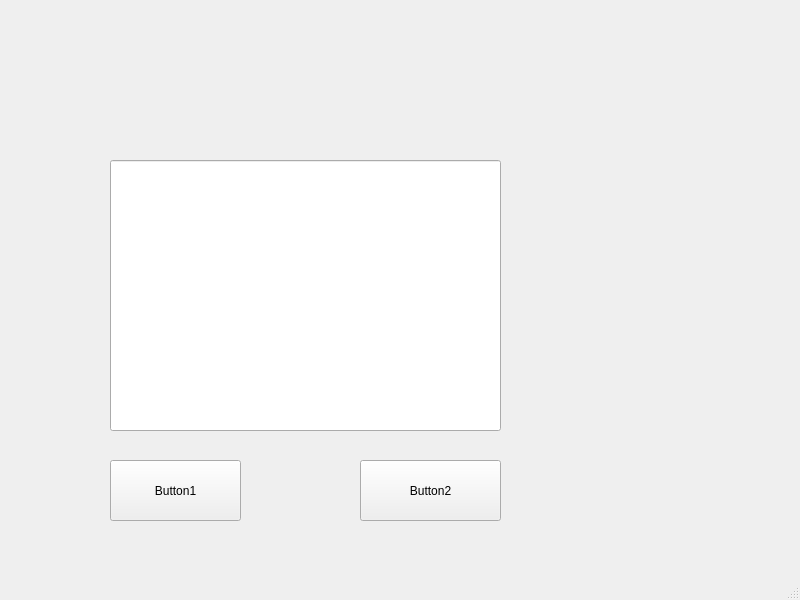
<?xml version="1.0" encoding="UTF-8"?>
<ui version="4.0">
 <class>MainWindow</class>
 <widget class="QMainWindow" name="MainWindow">
  <property name="geometry">
   <rect>
    <x>0</x>
    <y>0</y>
    <width>800</width>
    <height>600</height>
   </rect>
  </property>
  <property name="windowTitle">
   <string>MainWindow</string>
  </property>
  <widget class="QWidget" name="centralwidget">
   <widget class="QPushButton" name="pushButton">
    <property name="geometry">
     <rect>
      <x>110</x>
      <y>460</y>
      <width>131</width>
      <height>61</height>
     </rect>
    </property>
    <property name="text">
     <string>Button1</string>
    </property>
   </widget>
   <widget class="QPushButton" name="pushButton_2">
    <property name="geometry">
     <rect>
      <x>360</x>
      <y>460</y>
      <width>141</width>
      <height>61</height>
     </rect>
    </property>
    <property name="text">
     <string>Button2</string>
    </property>
   </widget>
   <widget class="QLineEdit" name="lineEdit">
    <property name="geometry">
     <rect>
      <x>110</x>
      <y>160</y>
      <width>391</width>
      <height>271</height>
     </rect>
    </property>
   </widget>
  </widget>
  <widget class="QMenuBar" name="menubar">
   <property name="geometry">
    <rect>
     <x>0</x>
     <y>0</y>
     <width>800</width>
     <height>22</height>
    </rect>
   </property>
  </widget>
  <widget class="QStatusBar" name="statusbar"/>
 </widget>
 <resources/>
 <connections/>
</ui>
